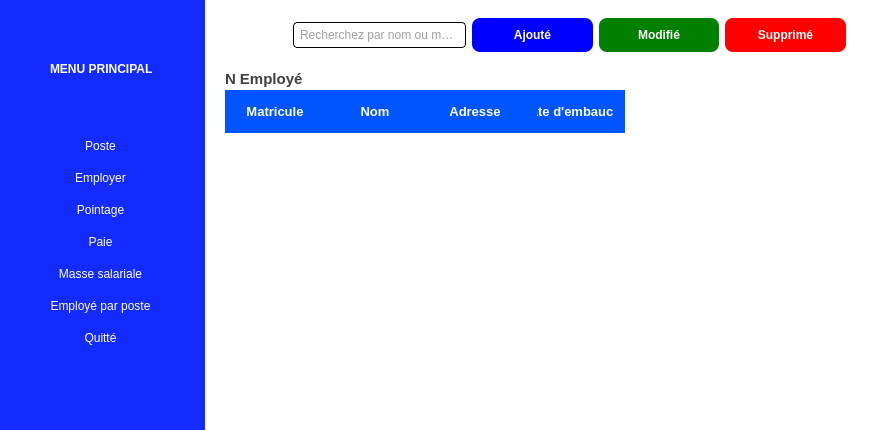
<?xml version="1.0" encoding="UTF-8"?>
<ui version="4.0">
 <class>MainWindow</class>
 <widget class="QMainWindow" name="MainWindow">
  <property name="geometry">
   <rect>
    <x>0</x>
    <y>0</y>
    <width>869</width>
    <height>430</height>
   </rect>
  </property>
  <property name="sizePolicy">
   <sizepolicy hsizetype="Preferred" vsizetype="Preferred">
    <horstretch>6</horstretch>
    <verstretch>6</verstretch>
   </sizepolicy>
  </property>
  <property name="font">
   <font>
    <strikeout>false</strikeout>
   </font>
  </property>
  <property name="cursor">
   <cursorShape>ArrowCursor</cursorShape>
  </property>
  <property name="windowTitle">
   <string>Gestion d'employé et de paie</string>
  </property>
  <property name="windowIcon">
   <iconset theme="QIcon::ThemeIcon::UserAvailable"/>
  </property>
  <property name="layoutDirection">
   <enum>Qt::LayoutDirection::LeftToRight</enum>
  </property>
  <property name="autoFillBackground">
   <bool>false</bool>
  </property>
  <property name="styleSheet">
   <string notr="true">background: rgb(255, 255, 255);
color: rgb(63, 63, 63);</string>
  </property>
  <widget class="QWidget" name="centralwidget">
   <property name="styleSheet">
    <string notr="true"/>
   </property>
   <widget class="QWidget" name="horizontalLayoutWidget">
    <property name="geometry">
     <rect>
      <x>0</x>
      <y>0</y>
      <width>921</width>
      <height>431</height>
     </rect>
    </property>
    <layout class="QHBoxLayout" name="horizontalLayout_5" stretch="2,7">
     <property name="spacing">
      <number>0</number>
     </property>
     <property name="sizeConstraint">
      <enum>QLayout::SizeConstraint::SetDefaultConstraint</enum>
     </property>
     <item>
      <widget class="QWidget" name="sidebar" native="true">
       <property name="styleSheet">
        <string notr="true">background: rgb(20, 43, 255)</string>
       </property>
       <widget class="QWidget" name="verticalLayoutWidget">
        <property name="geometry">
         <rect>
          <x>10</x>
          <y>10</y>
          <width>181</width>
          <height>341</height>
         </rect>
        </property>
        <layout class="QVBoxLayout" name="verticalLayout_2">
         <item>
          <widget class="QLabel" name="label">
           <property name="font">
            <font>
             <italic>false</italic>
             <bold>true</bold>
             <underline>false</underline>
            </font>
           </property>
           <property name="styleSheet">
            <string notr="true">color : white;
margin: auto;</string>
           </property>
           <property name="text">
            <string>MENU PRINCIPAL</string>
           </property>
           <property name="textFormat">
            <enum>Qt::TextFormat::PlainText</enum>
           </property>
          </widget>
         </item>
         <item>
          <widget class="QPushButton" name="menuPoste">
           <property name="autoFillBackground">
            <bool>false</bool>
           </property>
           <property name="styleSheet">
            <string notr="true">padding: 6px;
border: none;
color: white;
background: rgb(20, 43, 255);

</string>
           </property>
           <property name="text">
            <string>Poste</string>
           </property>
          </widget>
         </item>
         <item>
          <widget class="QPushButton" name="menuEmploye">
           <property name="autoFillBackground">
            <bool>false</bool>
           </property>
           <property name="styleSheet">
            <string notr="true">padding: 6px;
border: none;
color: white;
background: rgb(20, 43, 255);</string>
           </property>
           <property name="text">
            <string>Employer</string>
           </property>
          </widget>
         </item>
         <item>
          <widget class="QPushButton" name="menuPointage">
           <property name="autoFillBackground">
            <bool>false</bool>
           </property>
           <property name="styleSheet">
            <string notr="true">padding: 6px;
border: none;
color: white;
background: rgb(20, 43, 255);</string>
           </property>
           <property name="text">
            <string>Pointage</string>
           </property>
          </widget>
         </item>
         <item>
          <widget class="QPushButton" name="menuPaie">
           <property name="autoFillBackground">
            <bool>false</bool>
           </property>
           <property name="styleSheet">
            <string notr="true">padding: 6px;
border: none;
color: white;
background: rgb(20, 43, 255);</string>
           </property>
           <property name="text">
            <string>Paie</string>
           </property>
          </widget>
         </item>
         <item>
          <widget class="QPushButton" name="menuMasseSalariale">
           <property name="autoFillBackground">
            <bool>false</bool>
           </property>
           <property name="styleSheet">
            <string notr="true">padding: 6px;
border: none;
color: white;
background: rgb(20, 43, 255);</string>
           </property>
           <property name="text">
            <string>Masse salariale</string>
           </property>
          </widget>
         </item>
         <item>
          <widget class="QPushButton" name="menuEmployeByPoste">
           <property name="autoFillBackground">
            <bool>false</bool>
           </property>
           <property name="styleSheet">
            <string notr="true">padding: 6px;
border: none;
color: white;
background: rgb(20, 43, 255);</string>
           </property>
           <property name="text">
            <string>Employé par poste</string>
           </property>
          </widget>
         </item>
         <item>
          <widget class="QPushButton" name="menuQuitte">
           <property name="autoFillBackground">
            <bool>false</bool>
           </property>
           <property name="styleSheet">
            <string notr="true">padding: 6px;
border: none;
color: white;
background: rgb(20, 43, 255);</string>
           </property>
           <property name="text">
            <string>Quitté</string>
           </property>
          </widget>
         </item>
        </layout>
       </widget>
      </widget>
     </item>
     <item>
      <widget class="QWidget" name="container" native="true">
       <property name="styleSheet">
        <string notr="true"/>
       </property>
       <widget class="QStackedWidget" name="stackedWidgetContente">
        <property name="geometry">
         <rect>
          <x>0</x>
          <y>0</y>
          <width>661</width>
          <height>441</height>
         </rect>
        </property>
        <property name="styleSheet">
         <string notr="true"/>
        </property>
        <property name="currentIndex">
         <number>1</number>
        </property>
        <widget class="QWidget" name="postePage">
         <property name="styleSheet">
          <string notr="true">QTableWidget {
    background-color: #FFFFFF;
    alternate-background-color: #F1F5F9;
    color: #334155;
    gridline-color: #E2E8F0;
    font-size: 13px;
    selection-background-color: #DBEAFE;
    selection-color: #1E40AF;
}

QTableWidget::item {
    padding: 8px;
    border: none;
}

QTableWidget::item:selected {
    background-color: #DBEAFE;
    color: #1E40AF;
}

QHeaderView::section {
	background-color: rgb(0, 85, 255);
    color: white;
    padding: 12px;
    border: none;
    font-size: 13px;
    font-weight: bold;
}

QPushButton {
	color: white;
    border: none;
    border-radius: 8px;
    padding: 10px 15px;
    font-weight: bold;
}

QPushButton#btnAddPost{
	background: blue;
}

QPushButton#btnUpdatePost{
	background: green;
}

QPushButton#btnRemovePost{
	background: red;
}</string>
         </property>
         <widget class="QWidget" name="horizontalLayoutWidget_2">
          <property name="geometry">
           <rect>
            <x>19</x>
            <y>10</y>
            <width>621</width>
            <height>51</height>
           </rect>
          </property>
          <layout class="QHBoxLayout" name="horizontalLayout" stretch="5,2,2,2">
           <item>
            <widget class="QLabel" name="label_2">
             <property name="styleSheet">
              <string notr="true">font-weight: bold;
font-size: 24px;
color: blue;</string>
             </property>
             <property name="text">
              <string>Poste</string>
             </property>
            </widget>
           </item>
           <item>
            <widget class="QPushButton" name="btnAddPost">
             <property name="styleSheet">
              <string notr="true"/>
             </property>
             <property name="text">
              <string>Ajouté</string>
             </property>
             <property name="icon">
              <iconset theme="QIcon::ThemeIcon::ListAdd"/>
             </property>
            </widget>
           </item>
           <item>
            <widget class="QPushButton" name="btnUpdatePost">
             <property name="text">
              <string>Modifié</string>
             </property>
             <property name="icon">
              <iconset theme="QIcon::ThemeIcon::MailMessageNew"/>
             </property>
            </widget>
           </item>
           <item>
            <widget class="QPushButton" name="btnRemovePost">
             <property name="text">
              <string>Supprimé</string>
             </property>
             <property name="icon">
              <iconset theme="QIcon::ThemeIcon::EditDelete"/>
             </property>
            </widget>
           </item>
          </layout>
         </widget>
         <widget class="QWidget" name="verticalLayoutWidget_3">
          <property name="geometry">
           <rect>
            <x>20</x>
            <y>90</y>
            <width>621</width>
            <height>311</height>
           </rect>
          </property>
          <layout class="QVBoxLayout" name="verticalLayout_3">
           <item>
            <widget class="QTableWidget" name="tableWidgetPoste">
             <property name="sizePolicy">
              <sizepolicy hsizetype="Expanding" vsizetype="Expanding">
               <horstretch>0</horstretch>
               <verstretch>0</verstretch>
              </sizepolicy>
             </property>
             <property name="maximumSize">
              <size>
               <width>16777215</width>
               <height>16777215</height>
              </size>
             </property>
             <property name="frameShape">
              <enum>QFrame::Shape::NoFrame</enum>
             </property>
             <property name="editTriggers">
              <set>QAbstractItemView::EditTrigger::NoEditTriggers</set>
             </property>
             <property name="sortingEnabled">
              <bool>true</bool>
             </property>
             <attribute name="horizontalHeaderHighlightSections">
              <bool>true</bool>
             </attribute>
             <attribute name="verticalHeaderVisible">
              <bool>false</bool>
             </attribute>
             <column>
              <property name="text">
               <string>Poste</string>
              </property>
             </column>
             <column>
              <property name="text">
               <string>Salaire de base</string>
              </property>
             </column>
             <column>
              <property name="text">
               <string>Taux de heure sup</string>
              </property>
             </column>
            </widget>
           </item>
          </layout>
         </widget>
         <widget class="QLabel" name="labelNombrePoste">
          <property name="geometry">
           <rect>
            <x>20</x>
            <y>70</y>
            <width>271</width>
            <height>17</height>
           </rect>
          </property>
          <property name="styleSheet">
           <string notr="true">font-weight: bold;
font-size: 15px;</string>
          </property>
          <property name="text">
           <string>N Poste</string>
          </property>
         </widget>
        </widget>
        <widget class="QWidget" name="employePage">
         <property name="styleSheet">
          <string notr="true">QTableWidget {
    background-color: #FFFFFF;
    alternate-background-color: #F1F5F9;
    color: #334155;
	gridline-color: #E2E8F0;
    font-size: 13px;
    selection-background-color: #DBEAFE;
    selection-color: #1E40AF;
}

QTableWidget::item {
    padding: 8px;
    border: none;
}

QTableWidget::item:selected {
    background-color: #DBEAFE;
    color: #1E40AF;
}

QHeaderView::section {
    background-color: rgb(0, 85, 255);
    color: white;
    padding: 12px;
    border: none;
    font-size: 13px;
    font-weight: bold;
}

QPushButton {
	color: white;
    border: none;
    border-radius: 8px;
    padding: 10px 15px;
    font-weight: bold;
}

QPushButton#btnAddEmploye{
	background: blue;
}

QPushButton#btnUpdateEmploye{
	background: green;
}

QPushButton#btnRemoveEmploye{
	background: red;
}
</string>
         </property>
         <widget class="QWidget" name="horizontalLayoutWidget_3">
          <property name="geometry">
           <rect>
            <x>20</x>
            <y>10</y>
            <width>621</width>
            <height>51</height>
           </rect>
          </property>
          <layout class="QHBoxLayout" name="horizontalLayout_2" stretch="4,2,2,2">
           <property name="leftMargin">
            <number>0</number>
           </property>
           <property name="topMargin">
            <number>0</number>
           </property>
           <item>
            <layout class="QHBoxLayout" name="horizontalLayout_6" stretch="1,5">
             <item>
              <widget class="QPushButton" name="btnSearch">
               <property name="text">
                <string/>
               </property>
               <property name="icon">
                <iconset theme="QIcon::ThemeIcon::EditFind"/>
               </property>
              </widget>
             </item>
             <item>
              <widget class="QLineEdit" name="searchBar">
               <property name="styleSheet">
                <string notr="true">padding: 4px;
border: 1px solid;
border-radius: 4px;
</string>
               </property>
               <property name="text">
                <string/>
               </property>
               <property name="placeholderText">
                <string>Recherchez par nom ou matricule</string>
               </property>
              </widget>
             </item>
            </layout>
           </item>
           <item>
            <widget class="QPushButton" name="btnAddEmploye">
             <property name="styleSheet">
              <string notr="true"/>
             </property>
             <property name="text">
              <string>Ajouté</string>
             </property>
             <property name="icon">
              <iconset theme="QIcon::ThemeIcon::ListAdd"/>
             </property>
            </widget>
           </item>
           <item>
            <widget class="QPushButton" name="btnUpdateEmploye">
             <property name="text">
              <string>Modifié</string>
             </property>
             <property name="icon">
              <iconset theme="QIcon::ThemeIcon::MailMessageNew"/>
             </property>
            </widget>
           </item>
           <item>
            <widget class="QPushButton" name="btnRemoveEmploye">
             <property name="text">
              <string>Supprimé</string>
             </property>
             <property name="icon">
              <iconset theme="QIcon::ThemeIcon::EditDelete"/>
             </property>
            </widget>
           </item>
          </layout>
         </widget>
         <widget class="QWidget" name="verticalLayoutWidget_4">
          <property name="geometry">
           <rect>
            <x>20</x>
            <y>90</y>
            <width>621</width>
            <height>311</height>
           </rect>
          </property>
          <layout class="QVBoxLayout" name="verticalLayout_4">
           <item>
            <widget class="QTableWidget" name="tableWidgetEmploye">
             <property name="frameShape">
              <enum>QFrame::Shape::NoFrame</enum>
             </property>
             <property name="editTriggers">
              <set>QAbstractItemView::EditTrigger::NoEditTriggers</set>
             </property>
             <property name="sortingEnabled">
              <bool>true</bool>
             </property>
             <attribute name="verticalHeaderVisible">
              <bool>false</bool>
             </attribute>
             <attribute name="verticalHeaderHighlightSections">
              <bool>false</bool>
             </attribute>
             <column>
              <property name="text">
               <string>Matricule</string>
              </property>
             </column>
             <column>
              <property name="text">
               <string>Nom</string>
              </property>
             </column>
             <column>
              <property name="text">
               <string>Adresse</string>
              </property>
             </column>
             <column>
              <property name="text">
               <string>Date d'embauche</string>
              </property>
             </column>
            </widget>
           </item>
          </layout>
         </widget>
         <widget class="QLabel" name="labelNombreEmploye">
          <property name="geometry">
           <rect>
            <x>20</x>
            <y>70</y>
            <width>271</width>
            <height>17</height>
           </rect>
          </property>
          <property name="styleSheet">
           <string notr="true">font-weight: bold;
font-size: 15px;</string>
          </property>
          <property name="text">
           <string>N Employé</string>
          </property>
         </widget>
        </widget>
        <widget class="QWidget" name="pointagePage">
         <widget class="QLabel" name="label_4">
          <property name="geometry">
           <rect>
            <x>170</x>
            <y>180</y>
            <width>49</width>
            <height>16</height>
           </rect>
          </property>
          <property name="text">
           <string>pointage</string>
          </property>
         </widget>
        </widget>
        <widget class="QWidget" name="paiePage">
         <widget class="QLabel" name="label_5">
          <property name="geometry">
           <rect>
            <x>150</x>
            <y>150</y>
            <width>49</width>
            <height>16</height>
           </rect>
          </property>
          <property name="text">
           <string>paie</string>
          </property>
         </widget>
        </widget>
        <widget class="QWidget" name="massePage">
         <widget class="QLabel" name="label_6">
          <property name="geometry">
           <rect>
            <x>80</x>
            <y>110</y>
            <width>49</width>
            <height>16</height>
           </rect>
          </property>
          <property name="text">
           <string>Masse salariale</string>
          </property>
         </widget>
        </widget>
        <widget class="QWidget" name="posteEmployePage">
         <property name="styleSheet">
          <string notr="true">QTableWidget {
    background-color: #FFFFFF;
    alternate-background-color: #F1F5F9;
    color: #334155;
    border: 1px solid #E2E8F0;
    border-radius: 8px;
    gridline-color: #E2E8F0;
    font-size: 13px;
    selection-background-color: #DBEAFE;
    selection-color: #1E40AF;
}

QTableWidget::item {
    padding: 8px;
    border: none;
}

QTableWidget::item:selected {
    background-color: #DBEAFE;
    color: #1E40AF;
}

QHeaderView::section {
    background-color: rgb(0, 85, 255);
    color: white;
    padding: 12px;
    border: none;
    font-size: 13px;
    font-weight: bold;
}</string>
         </property>
         <widget class="QWidget" name="horizontalLayoutWidget_4">
          <property name="geometry">
           <rect>
            <x>20</x>
            <y>10</y>
            <width>621</width>
            <height>41</height>
           </rect>
          </property>
          <layout class="QHBoxLayout" name="horizontalLayout_3" stretch="0">
           <item>
            <widget class="QLabel" name="label_3">
             <property name="styleSheet">
              <string notr="true">font-weight: bold;
font-size: 24px;
color: blue;</string>
             </property>
             <property name="text">
              <string>Liste d'employé par poste</string>
             </property>
            </widget>
           </item>
          </layout>
         </widget>
         <widget class="QWidget" name="verticalLayoutWidget_2">
          <property name="geometry">
           <rect>
            <x>20</x>
            <y>90</y>
            <width>621</width>
            <height>311</height>
           </rect>
          </property>
          <layout class="QVBoxLayout" name="verticalLayout_5">
           <item>
            <widget class="QTableWidget" name="tableWidgetPosteByEmploye">
             <property name="editTriggers">
              <set>QAbstractItemView::EditTrigger::NoEditTriggers</set>
             </property>
             <property name="sortingEnabled">
              <bool>true</bool>
             </property>
             <attribute name="verticalHeaderVisible">
              <bool>false</bool>
             </attribute>
             <attribute name="verticalHeaderHighlightSections">
              <bool>false</bool>
             </attribute>
             <column>
              <property name="text">
               <string>Matricule</string>
              </property>
             </column>
             <column>
              <property name="text">
               <string>Nom</string>
              </property>
             </column>
             <column>
              <property name="text">
               <string>Poste</string>
              </property>
             </column>
             <column>
              <property name="text">
               <string>Salaire de base</string>
              </property>
             </column>
             <column>
              <property name="text">
               <string>Embauche</string>
              </property>
             </column>
            </widget>
           </item>
          </layout>
         </widget>
        </widget>
       </widget>
      </widget>
     </item>
    </layout>
   </widget>
  </widget>
  <action name="action_3">
   <property name="text">
    <string>Je yape</string>
   </property>
  </action>
  <action name="actionNew_posteEmplyer">
   <property name="text">
    <string>New posteEmplyer</string>
   </property>
  </action>
 </widget>
 <resources/>
 <connections/>
</ui>
